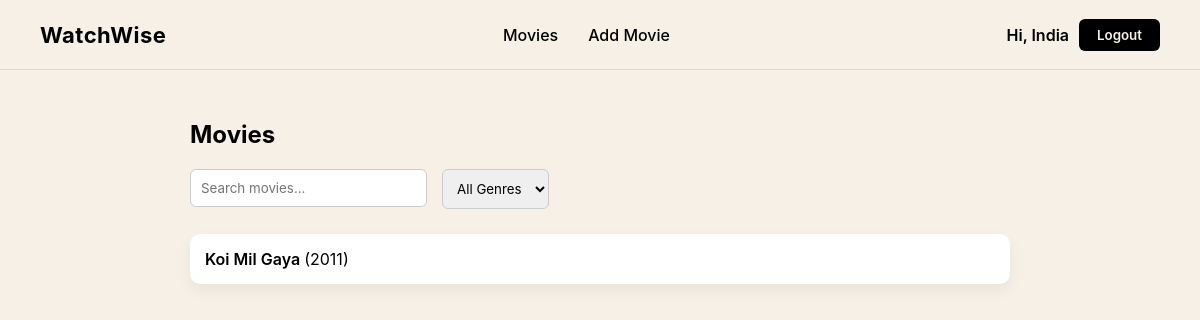
The app's page /movies/ (signed in), older data.
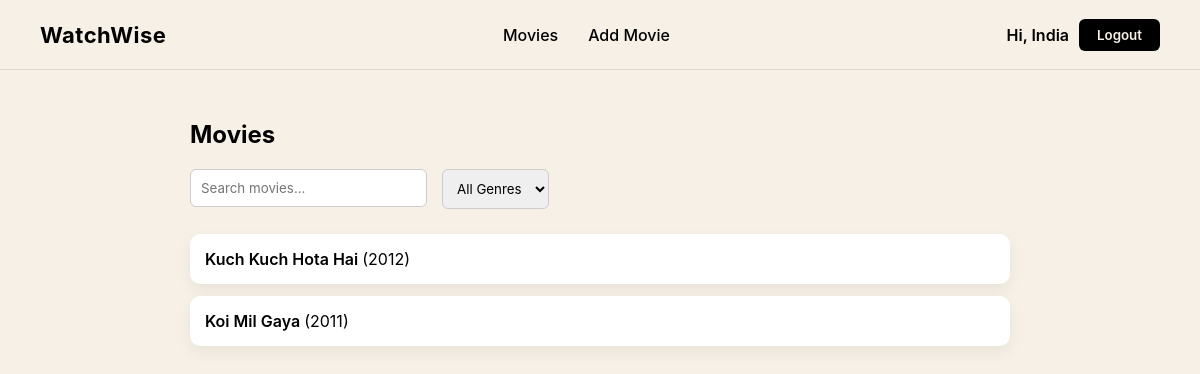
The same page, newer data.
### movies/models.py (models this page shows, shortened)
class Movie(models.Model):
    title = models.CharField(max_length=255)
    description = models.TextField()
    release_year = models.PositiveIntegerField()
    language = models.CharField(max_length=50)
    genres = models.ManyToManyField(
        Genre,
        related_name="movies"
    )
    poster = models.ImageField(
        upload_to="movies/posters/",
        blank=True,
        null=True
    )
    duration_minutes = models.PositiveIntegerField(
        help_text="Duration in minutes"
    )
    created_at = models.DateTimeField(auto_now_add=True)

### movies/views.py (the view)
# urls.py: path("", views.movie_list_view, name="list"),
def movie_list_view(request):
    movies = Movie.objects.all().order_by("-created_at")
    genres = Genre.objects.all()
    genre_id = request.GET.get("genre")
    if genre_id:
        movies = movies.filter(genres__id=genre_id)
    query = request.GET.get("q")
    if query:
        movies = movies.filter(
            Q(title__icontains=query) |
            Q(description__icontains=query)
        )
    context = {
        "movies": movies,
        "genres": genres,
        "selected_genre": genre_id,
        "query": query,
    }
    return render(request, "movies/movie_list.html", context)

### templates/movies/movie_list.html (shortened to what this page needs)
{% extends "base.html" %}
{% block content %}
<div class="container">
  <h2>Movies</h2>
  <div class="filters">
    <form method="get">
      <input type="text"
             name="q"
             placeholder="Search movies..."
             value="{{ query|default:'' }}">
    </form>
    <form method="get">
      <select name="genre" onchange="this.form.submit()">
        <option value="">All Genres</option>
      </select>
    </form>
  </div>
  <ul class="movie-list">
    {% for movie in movies %}
      <li>
        <a href="{% url 'movies:detail' movie.id %}">
          {{ movie.title }}
        </a>
        {% if movie.release_year %}
          ({{ movie.release_year }})
        {% endif %}
      </li>
    {% empty %}
      <li>No movies found.</li>
    {% endfor %}
  </ul>
</div>
{% endblock %}

### templates/base.html (shortened to what this page needs)
  <!DOCTYPE html>
  <html lang="en">
  <head>
  </head>
  <body>
    <nav class="navbar">
      <span class="brand-name">WatchWise</span>
      <ul class="nav-links">
        <li><a href="{% url 'movies:list' %}">Movies</a></li>
        {% if user.is_authenticated %}
          <li><a href="{% url 'movies:add' %}">Add Movie</a></li>
        {% endif %}
      </ul>
      <div class="nav-right">
  {% if user.is_authenticated %}
    <a href="{% url 'accounts:profile' %}" class="nav-user">
      Hi, {{ user.username }}
    </a>
    <form action="{% url 'logout' %}" method="post">
      <button type="submit" class="btn">Logout</button>
    </form>
  {% else %}
    <a href="{% url 'login' %}">
      <button class="btn">Login</button>
    </a>
  {% endif %}
</div>
    </nav>
    <div class="container">
      {% block content %}
      {% endblock %}
    </div>
  </body>
  </html>

### templates/base.html (style rules this page uses)
* { margin: 0; padding: 0; box-sizing: border-box; font-family: "Inter", sans-serif; }
body { background-color: #f6f0e6; color: #000; }
.navbar { height: 70px; background-color: #f6f0e6; display: flex; align-items: center; justify-content: space-between; padding: 0 40px; border-bottom: 1px solid rgba(0, 0, 0, 0.1); }
.brand-name { font-size: 22px; font-weight: 700; letter-spacing: 0.5px; }
.nav-links { list-style: none; display: flex; gap: 30px; }
.nav-links a { text-decoration: none; color: #000; font-weight: 500; position: relative; }
.nav-links a::after { content: ""; position: absolute; left: 0; bottom: -5px; width: 0%; height: 2px; background-color: #000; transition: 0.3s ease; }
.nav-right { display: flex; align-items: center; gap: 10px; }
.btn { padding: 8px 18px; background-color: #000; color: #f6f0e6; border: none; border-radius: 6px; font-weight: 600; cursor: pointer; }
.nav-user { font-weight: 600; }
.container { max-width: 1000px; margin: 50px auto; padding: 0 20px; }
.nav-user { text-decoration: none; color: #000; font-weight: 600; }

### templates/movies/movie_list.html (style rules this page uses)
.container { max-width: 900px; margin: 50px auto; padding: 0 20px; }
h2 { margin-bottom: 20px; }
.filters { display: flex; gap: 15px; margin-bottom: 25px; flex-wrap: wrap; }
input, select { padding: 10px; border-radius: 6px; border: 1px solid #ccc; }
.movie-list { list-style: none; margin-top: 20px; }
.movie-list li { background-color: #fff; padding: 15px; margin-bottom: 12px; border-radius: 10px; box-shadow: 0 6px 15px rgba(0,0,0,0.06); transition: 0.3s ease; }
.movie-list a { text-decoration: none; font-weight: 600; color: #000; }

Row changes from the older to the newer data that the page shows:
added Movie: title "Kuch Kuch Hota Hai", release_year "2012"
